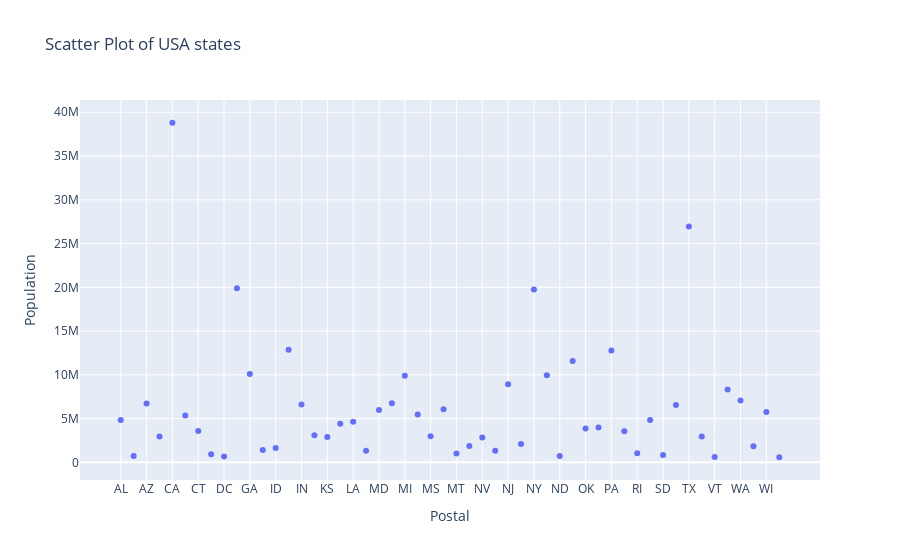

Source (notebook cell):
### Code cell
if __name__=="__main__":
    main()

### Figure 1 — Plotly figure (JSON) as saved in the notebook; plotly's stock layout.template omitted (floating-point values rounded to 4 significant figures)
{"data": [{"hovertemplate": "Postal=%{x}<br>Population=%{y}<extra></extra>", "legendgroup": "", "marker": {"color": "#636efa", "symbol": "circle"}, "mode": "markers", "name": "", "orientation": "v", "showlegend": false, "type": "scatter", "x": ["AL", "AK", "AZ", "AR", "CA", "CO", "CT", "DE", "DC", "FL", "GA", "HI", "ID", "IL", "IN", "IA", "KS", "KY", "LA", "ME", "MD", "MA", "MI", "MN", "MS", "MO", "MT", "NE", "NV", "NH", "NJ", "NM", "NY", "NC", "ND", "OH", "OK", "OR", "PA", "PR", "RI", "SC", "SD", "TN", "TX", "UT", "VT", "VA", "WA", "WV", "WI", "WY"], "xaxis": "x", "y": [4849377, 736732, 6731484, 2966369, 38802500, 5355866, 3596677, 935614, 658893, 19893297, 10097343, 1419561, 1634464, 12880580, 6596855, 3107126, 2904021, 4413457, 4649676, 1330089, 5976407, 6745408, 9909877, 5457173, 2994079, 6063589, 1023579, 1881503, 2839098, 1326813, 8938175, 2085572, 19746227, 9943964, 739482, 11594163, 3878051, 3970239, 12787209, 3548397, 1055173, 4832482, 853175, 6549352, 26956958, 2942902, 626562, 8326289, 7061530, 1850326, 5757564, 584153], "yaxis": "y"}], "layout": {"legend": {"tracegroupgap": 0}, "title": {"text": "Scatter Plot of USA states"}, "xaxis": {"anchor": "y", "domain": [0, 1], "title": {"text": "Postal"}}, "yaxis": {"anchor": "x", "domain": [0, 1], "title": {"text": "Population"}}}}
